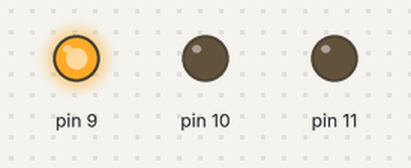
A sketch run on a simulated Arduino Uno, built with avr-gcc and run on an emulated ATmega328P. Shown: output pins drawn as LEDs (lit = HIGH).

Above: at 0.05 s.
At 1.45 s:
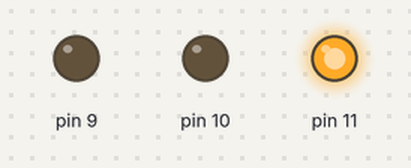
At 2.85 s:
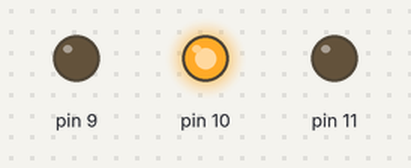
Timing chart, 0 to 3.1 s (numbered marks = the images above):
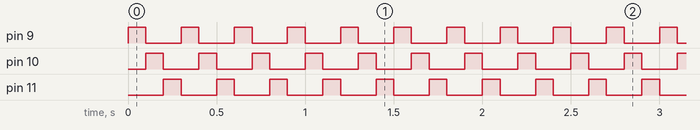

The sketch:

Running_LED_Display.ino
```cpp
//Running LED display: Three LEDs connected to Digital Pin 9, 10 and 11.

int delayTime = 100;
void setup() {
  pinMode(9, OUTPUT);
  pinMode(10, OUTPUT);
  pinMode(11, OUTPUT);
}

void loop() {
  digitalWrite(9, HIGH);
  digitalWrite(10, LOW);
  digitalWrite(11, LOW);
  delay(delayTime);
  digitalWrite(9, LOW);
  digitalWrite(10, HIGH);
  digitalWrite(11, LOW);
  delay(delayTime);
  digitalWrite(9, LOW);
  digitalWrite(10, LOW);
  digitalWrite(11, HIGH);
  delay(delayTime);
}
```

Measured:
- by itself, pin 9–11: alternates HIGH for 0.10 s and LOW for 0.20 s
